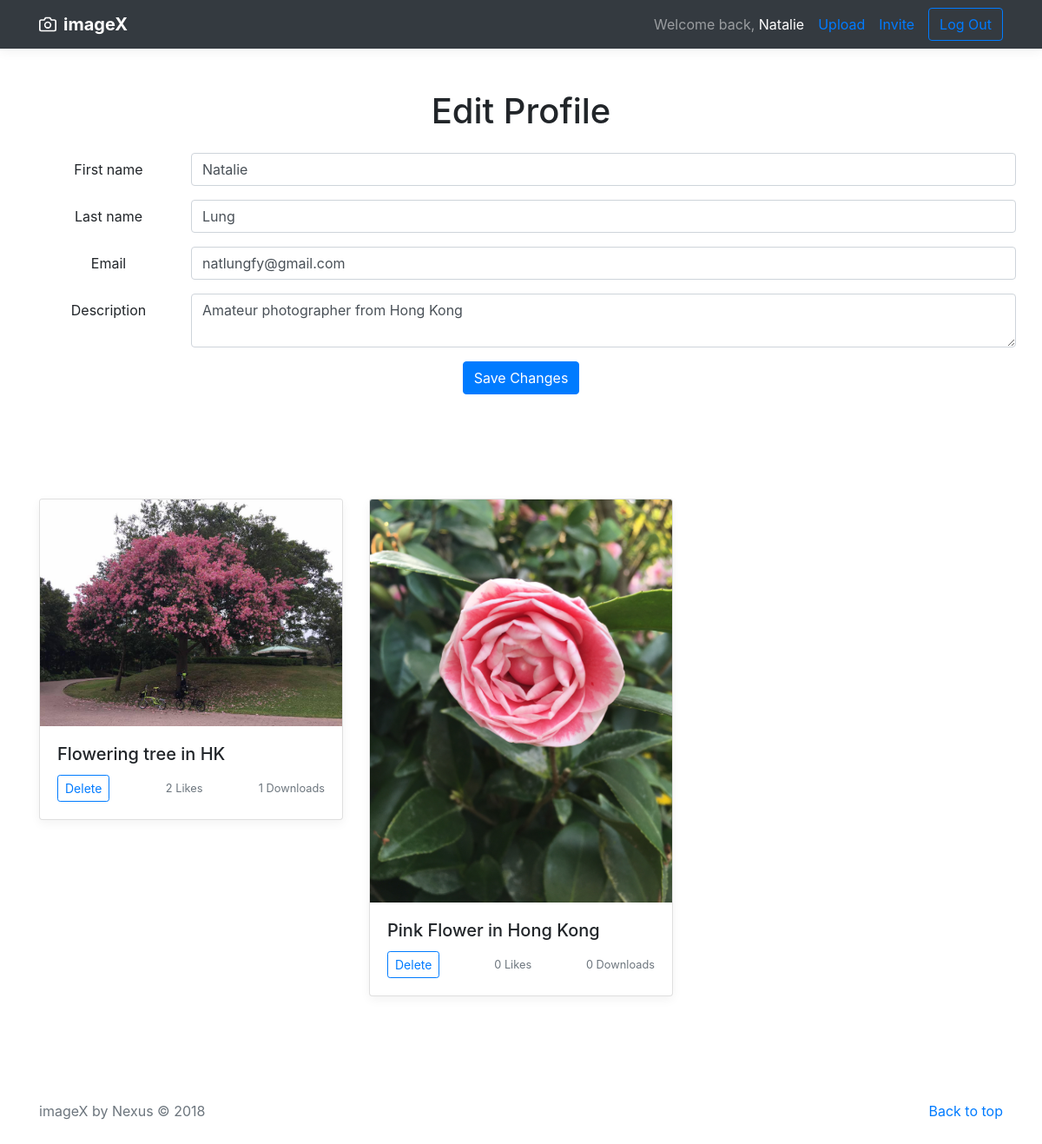
/profiles/nat/edit (signed in), run on the app's committed database.
### accounts/models.py (models this page shows, shortened)
class Member(models.Model):
    username = models.OneToOneField(User, to_field='username', on_delete=models.CASCADE)
    description = models.CharField(max_length=280, default="Photographer")
    daily_quota = models.IntegerField(default=4)

### search/models.py (models this page shows, shortened)
class Image(models.Model):
    img = models.ImageField(upload_to='')
    title = models.CharField(max_length=90)
    category = models.ForeignKey(Category, to_field='cat_name', on_delete=models.CASCADE)
    description = models.CharField(max_length=280)
    tag = models.ManyToManyField(Tag)
    photographer = models.ForeignKey(Member, on_delete=models.CASCADE)
    upload_date = models.DateField(default=datetime.date.today)
    num_of_downloads = models.IntegerField(default=0)
    num_of_likes = models.IntegerField(default=0)

### profiles/views.py (the view)
# urls.py: path('<username>/edit', views.edit_profile, name='edit_profile'),
def edit_profile(request, username):
    if username == request.user.username:
        current_user_username = request.user.username
        current_user_pk = Member.objects.filter(username=current_user_username)[0].id
        member_description = Member.objects.filter(username=current_user_username)[0].description
        images = Image.objects.filter(photographer=current_user_pk)
        img_with_popularity = images.annotate(
            popularity=F('num_of_downloads') + F('num_of_likes')
        )
        users_images = img_with_popularity.order_by('-popularity')
        return render(request, 'profiles/profiles.html', {'images': users_images, 'member_description': member_description, 'member_pk': current_user_pk})

### profiles/templates/profiles/profiles.html (shortened to what this page needs)
{% extends "base.html" %}
{% block content %}
    <div class="container py-5 text-center">
        <h1>Edit Profile</h1>
        <form class="py-3" method="POST" action="{% url 'profiles:update_profile' member_pk %}"
              enctype="multipart/form-data">
            <div class="form-group row">
                <label class="col-sm-2 col-form-label" for="title">First name</label>
                <input class="col-sm-10 form-control" type="text" name="first_name" id="first_name"
                       value="{{ request.user.first_name }}">
            </div>
            <div class="form-group row">
                <label class="col-sm-2 col-form-label" for="description">Last name</label>
                <input class="form-control col-sm-10" name="last_name" id="last_name"
                       value="{{ request.user.last_name }}">
            </div>
            <div class="form-group row">
                <label class="col-sm-2 col-form-label" for="description">Email</label>
                <input class="form-control col-sm-10" name="email" id="email" value="{{ request.user.email }}">
            </div>
            <div class="form-group row">
                <label class="col-sm-2 col-form-label" for="description">Description</label>
                <textarea class="form-control col-sm-10" name="description" id="description"
                          rows="2">{{ member_description }}</textarea>
            </div>
            <div class="text-center">
                <button type="submit" class="btn btn-primary mb-2">Save Changes</button>
            </div>
        </form>
    </div>
    <div class="album py-5">
        <div class="container">
            <div class="row">
                {% for i in images %}
                    <div class="col-md-4">
                        <div class="card mb-4 box-shadow">
                            <img class="card-img-top"
                                 src="http://127.0.0.1:8000/images/{{ i.img }}"
                                 alt="{{ i.description }}">
                            <div class="card-body">
                                <h5 class="card-title">{{ i.title }}</h5>
                                <div class="d-flex justify-content-between align-items-center">
                                    <form action="{% url 'profiles:delete_image' i.pk %}" method="POST">{% csrf_token %}
                                        <div class="btn-group">
                                            <button type="submit" data-toggle="confirmation"
                                                    class="btn btn-sm btn-outline-primary" name="{{ i.pk }}">Delete
                                            </button>
                                        </div>
                                    </form>
                                    <small class="text-muted">{{ i.num_of_likes }} Likes</small>
                                    <small class="text-muted">{{ i.num_of_downloads }} Downloads</small>
                                </div>
                            </div>
                        </div>
                    </div>
                {% endfor %}
            </div>
        </div>
    </div>
    {% load static %}
{% endblock %}

### templates/base.html (shortened to what this page needs)
<!DOCTYPE html>
<html lang="en">
<head>
    <link rel="stylesheet" href="https://maxcdn.bootstrapcdn.com/bootstrap/4.0.0/css/bootstrap.min.css"
>
    <link rel="stylesheet" href="https://maxcdn.bootstrapcdn.com/font-awesome/4.7.0/css/font-awesome.min.css"
>
    {% load static %}
    <link href="{% static 'custom.css' %}" rel="stylesheet">
</head>
<body>
<header>
    <nav class="navbar navbar-expand-lg navbar-dark bg-dark box-shadow">
        <div class="container d-flex justify-content-between">
            <a href="/" class="navbar-brand d-flex align-items-center">
                <strong>imageX</strong>
            </a>
            <div class="collapse navbar-collapse" id="navbarTogglerDemo01">
                {% if request.user.is_authenticated %}
                    <span class="navbar-text">Welcome back, <a href="http://127.0.0.1:8000/profiles/{{ request.user.username }}">{{ request.user.first_name }}</a></span>
                    <a class="nav-link pr-0" href="/upload/">Upload</a>
                    <a class="nav-link" href="/invitations/send-invite">Invite</a>
                    <a class="btn btn-outline-primary" href="/logout/" role="">Log Out</a>
                {% else %}
                    <a class="btn btn-outline-primary" href="/login/" role="">Log In</a>
                {% endif %}
            </div>
        </div>
    </nav>
</header>
<main role="main" id="content">
    {% block content %}{% endblock %}
</main>
<footer class="text-muted">
    <div class="container">
        <p class="float-right">
            <a href="#">Back to top</a>
        </p>
        <p>imageX by Nexus &copy; 2018</p>
    </div>
</footer>
{% load static %}
</body>
</html>

### static/custom.css (style rules this page uses)
:root { --jumbotron-padding-y: 3rem; }
footer { padding-top: 3rem; padding-bottom: 3rem; }
footer p { margin-bottom: .25rem; }
.box-shadow { box-shadow: 0 .25rem .75rem rgba(0, 0, 0, .05); }

### data on the page
Member: description "Amateur photographer from Hong Kong"
Image: img (picture), title "Flowering tree in HK", num_of_likes "2", num_of_downloads "1"
Image: img (picture), title "Pink Flower in Hong Kong", num_of_likes "0", num_of_downloads "0"

### other printed values
{{ request.user.first_name }} "Natalie"
